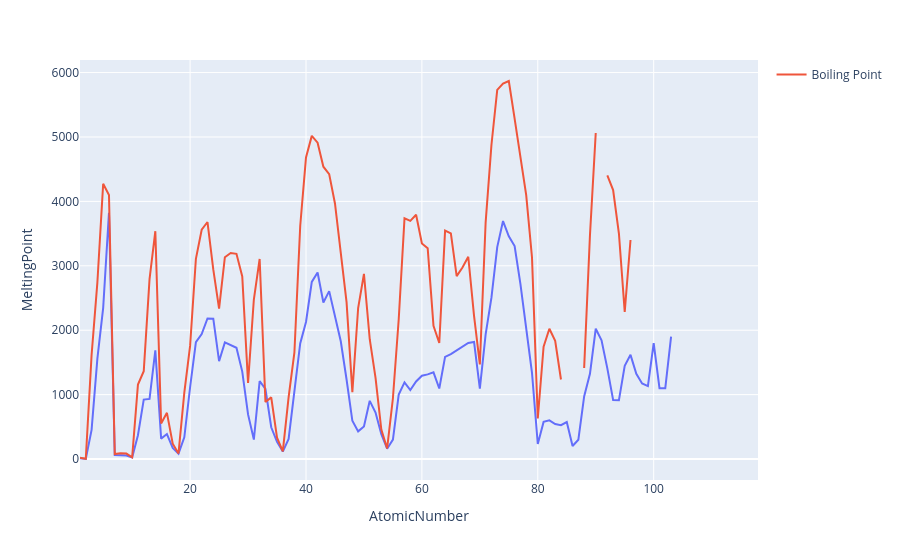

Notebook code cell kept with this figure:
### Markdown cell above
To plot something using plotly, we can use `px.line` or `px.scatter` for line and scatter plots respectively.

### Code cell
fig = px.line(df, x="AtomicNumber", y="MeltingPoint")
fig.add_scatter(x=df["AtomicNumber"], y=df["BoilingPoint"], name="Boiling Point")
fig.show()
